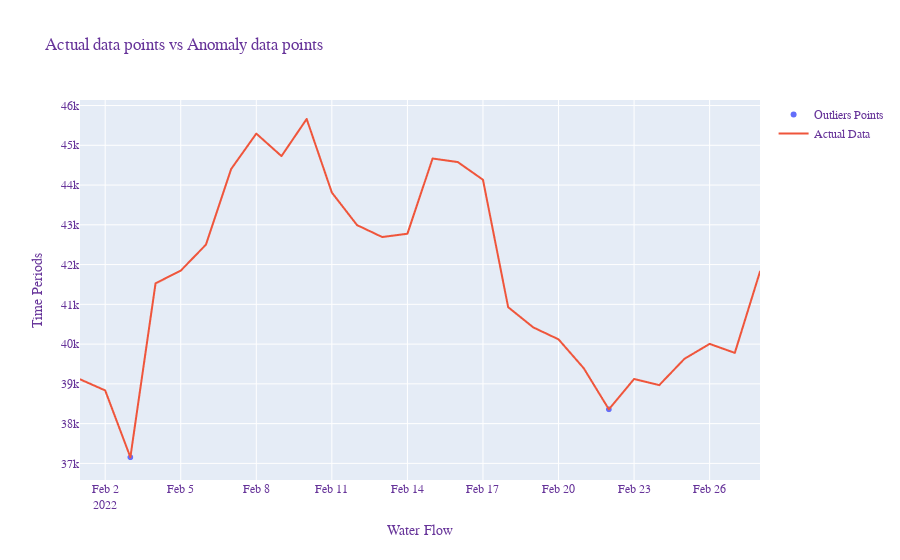

The cell this chart's notebook holds for it:
### Code cell
# Plot  anomalies
outlier_df =outlier_list[1]
series = df['High']
#plot_anomaly_data22(series, outlier_min)

fig = go.Figure()
    # Add outlier_df trace
fig.add_trace(go.Scattergl(x = outlier_df.index, y = outlier_df,
                    mode='markers',
                    name='Outliers Points'))
    
    #Add df trace
fig.add_trace(go.Scattergl(x = series.index, y = series, mode = 'lines',
                    name='Actual Data'))

fig.update_layout(
    title="Actual data points vs Anomaly data points",
    xaxis_title="Water Flow",
    yaxis_title="Time Periods",    
    font=dict(
        family="Courier New, monospace",
        size=12,
        color="RebeccaPurple"))

fig.show()

### Figure 1 — Plotly figure (JSON) as saved in the notebook; plotly's stock layout.template omitted (floating-point values rounded to 4 significant figures)
{"data": [{"mode": "markers", "name": "Outliers Points", "type": "scattergl", "x": ["2022-02-03T00:00:00", "2022-02-22T00:00:00"], "y": [37150.0, 38360.0]}, {"mode": "lines", "name": "Actual Data", "type": "scattergl", "x": ["2022-02-01T00:00:00", "2022-02-02T00:00:00", "2022-02-03T00:00:00", "2022-02-04T00:00:00", "2022-02-05T00:00:00", "2022-02-06T00:00:00", "2022-02-07T00:00:00", "2022-02-08T00:00:00", "2022-02-09T00:00:00", "2022-02-10T00:00:00", "2022-02-11T00:00:00", "2022-02-12T00:00:00", "2022-02-13T00:00:00", "2022-02-14T00:00:00", "2022-02-15T00:00:00", "2022-02-16T00:00:00", "2022-02-17T00:00:00", "2022-02-18T00:00:00", "2022-02-19T00:00:00", "2022-02-20T00:00:00", "2022-02-21T00:00:00", "2022-02-22T00:00:00", "2022-02-23T00:00:00", "2022-02-24T00:00:00", "2022-02-25T00:00:00", "2022-02-26T00:00:00", "2022-02-27T00:00:00", "2022-02-28T00:00:00"], "y": [39120.0, 38830.0, 37150.0, 41530.0, 41850.0, 42500.0, 44400.0, 45290.0, 44730.0, 45660.0, 43810.0, 42990.0, 42690.0, 42780.0, 44670.0, 44580.0, 44130.0, 40930.0, 40420.0, 40120.0, 39390.0, 38360.0, 39120.0, 38970.0, 39630.0, 40010.0, 39780.0, 41820.0]}], "layout": {"font": {"color": "RebeccaPurple", "family": "Courier New, monospace", "size": 12}, "title": {"text": "Actual data points vs Anomaly data points"}, "xaxis": {"title": {"text": "Water Flow"}}, "yaxis": {"title": {"text": "Time Periods"}}}}
